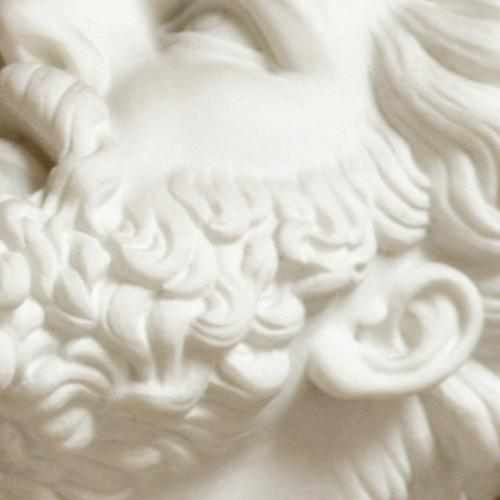
#> input picture Images/1.png, 500 x 500 px, given as the content of the folder ./img2, which was not available
$ python modulation_spectrum.py
#> lines starting #> are read from the running program, lines starting #| are printed output that depends on the picture; after the words box and inside, x2 and y2 are one past the last pixel; in counts of white or black regions, pixels touching at a corner belong together; pictures that were not available may be replaced by others from this repository, and a replacement may not be noted
from PIL import Image
from PIL import ImageDraw
import numpy as np
import os
import math
import params as prm

def max_contrast_sensitivity_ratio() -> float:
    max_ratio = 1.0
    for f in range(0, 255):
        w = (prm.A_K + prm.A_a * (f ** prm.A_c)) * (math.e ** (-1 * prm.A_b * f)) / prm.A_K
        if max_ratio < w:
            max_ratio = w
    return max_ratio

def modulation_gray(filename):
    img, _, _ = Image.open("./img2/" + filename).convert(prm.color_space).split()
    f_xy = np.asarray(img)
    f_uv = np.fft.fft2(f_xy)
    shifted_f_uv = np.fft.fftshift(f_uv)
    x_pass_filter = Image.new(mode="L", size=(shifted_f_uv.shape[0], shifted_f_uv.shape[1]), color=0)
    draw = ImageDraw.Draw(x_pass_filter)
    center = (shifted_f_uv.shape[0] // 2, shifted_f_uv.shape[1] // 2)
    ellipse_pos = (center[0] - prm.outside_r, center[1] - prm.outside_r, center[0] + prm.outside_r, center[1] + prm.outside_r)
    draw.ellipse(ellipse_pos, fill=255)
    ellipse_pos = (center[0] - prm.inside_r, center[1] - prm.inside_r, center[0] + prm.inside_r, center[1] + prm.inside_r)
    draw.ellipse(ellipse_pos, fill=0)
    filter_array = np.asarray(x_pass_filter)

    # output
    out_dir = "./results/"
    if not os.path.exists(out_dir):
        os.makedirs(out_dir)

    # Method 1
    gray_signal = []
    shifted_f_uv_ms = shifted_f_uv.copy()
    for f in prm.scalefactor:
        for j in range(filter_array.shape[0]):
            for i in range(filter_array.shape[1]): #This filter has binary values: 0 or 255
                if (filter_array[j][i] == 255):
                    shifted_f_uv_ms[j][i] = shifted_f_uv[j][i] * f
                else:
                    shifted_f_uv_ms[j][i] = shifted_f_uv[j][i]
        unshifted_f_uv = np.fft.fftshift(shifted_f_uv_ms) #Changes are done in the Fourier-domain, and now we are inverting to save the image
        i_f_xy = np.fft.ifft2(unshifted_f_uv).real
        gray_signal.append((Image.fromarray(i_f_xy).convert("L"), "{:.2f}".format(f), 1))

    # [30 lines of commented-out code are left out]

    return gray_signal

def modulation_color_using_gray(filename, gray) -> None:
    _, cb, cr = Image.open("./img2/" + filename).convert(prm.color_space).split()

    out_dir = "./results/"
    image_base_name = os.path.splitext(filename)[0]

    for (signal, string, method) in gray:
        out = Image.merge(prm.color_space, (signal, cb, cr)).convert("RGB") #Signal is modulated Y component
    # [4 lines of commented-out code are left out]
        if method == 1:
            out.save(out_dir + f"{image_base_name}_method1_{string}.png")
        else:
            out.save(out_dir + f"{image_base_name}_method2_{string}.png")

if __name__ == "__main__":
    files = os.listdir("./img2")
    #files = ["1.png","2.png","4.png","5.png","6.png","7.png","8.png","9.png","11.png","12.png","13.png","14.png","15.png","16.png","17.png","19.png","21.png","24.png","29.png","30.png","31.png","32.png","34.png","35.png","36.png","38.png","39.png","41.png", "42.png","43.png","44.png","45.png","46.png","48.png","50.png","51.png","52.png","53.png","54.png","58.png","59.png","60.png"]
    files =["1.png","2.png","3.png","4.png","5.png","6.png","7.png","8.png","9.png","10.png","11.png","12.png", "13.png","14.png","15.png","16.png","17.png","18.png","19.png"]
    for file in files:
        print(file)
        gray = modulation_gray(file)
#> in modulation_gray, `img, _, _ = Image.open("./img2/" + filename).convert(prm.color_space)...`:
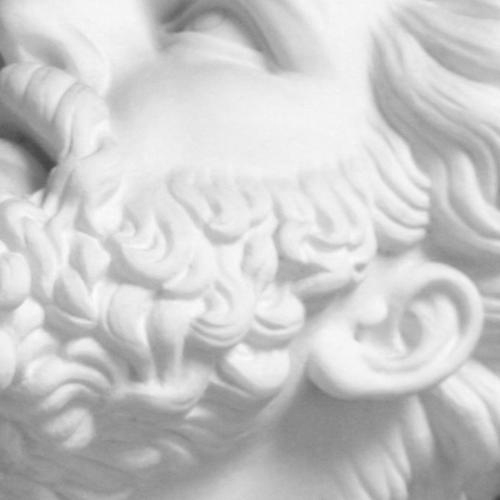
#> img: PIL image 500x500 L; min 67, max 252, mean 201.2
#> in modulation_gray, `x_pass_filter = Image.new(mode="L", size=(shifted_f_uv.shape[0], shift..`: x_pass_filter: PIL image 500x500 L; every value is 0
#> in modulation_gray, `filter_array = np.asarray(x_pass_filter)`:
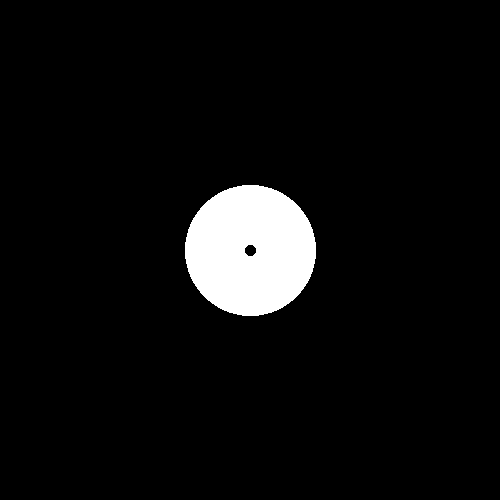
#> filter_array: shape (500, 500); 5.3% white; 1 white region, box (x1, y1, x2, y2) and area: (185, 185, 316, 316) 13372
#> after the loop in modulation_gray, `for f in prm.scalefactor:`:
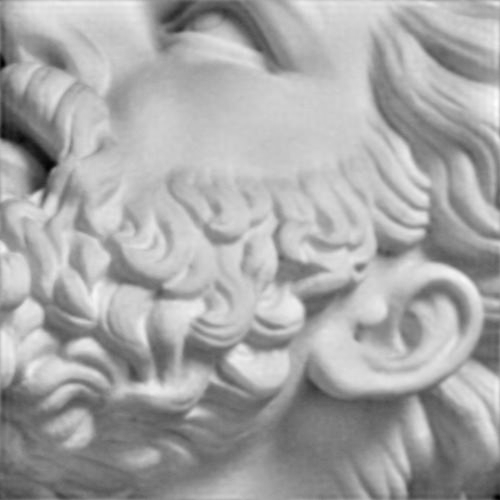
#> i_f_xy: shape (500, 500) float64; min 15.97, max 298.2, mean 201.2; drawn with min black and max white
#> after the loop in modulation_gray, `for f in prm.scalefactor:`: gray_signal = 5 items
#> gray = 5 items
        modulation_color_using_gray(file, gray)
#> in modulation_color_using_gray, `_, cb, cr = Image.open("./img2/" + filename).convert(prm.color_space)...`:
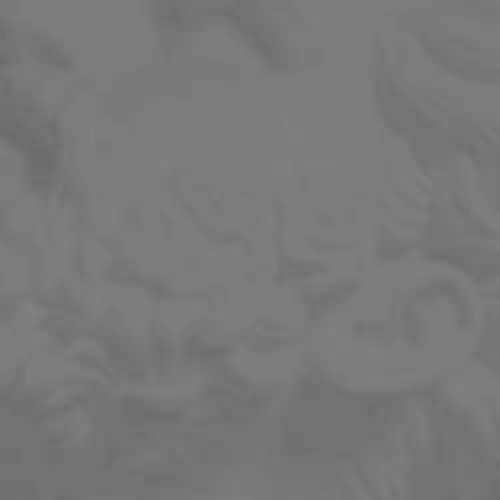
#> cb: PIL image 500x500 L; min 105, max 130, mean 120.9
#> in modulation_color_using_gray, `_, cb, cr = Image.open("./img2/" + filename).convert(prm.color_space)...`:
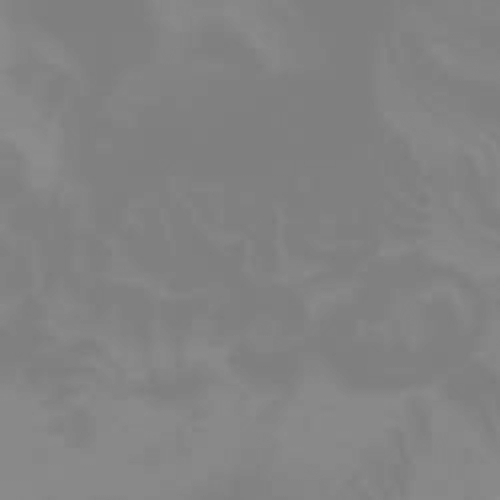
#> cr: PIL image 500x500 L; min 123, max 142, mean 131
#> the loop in modulation_color_using_gray, `for (signal, string, method) in gray:` made 5 passes
#> string on passes 1 to 5: '0.25', '0.62', '1.00', '1.38', '1.75'
#> pass 1, in modulation_color_using_gray, `out = Image.merge(prm.color_space, (signal, cb, cr)).convert("RGB")`:
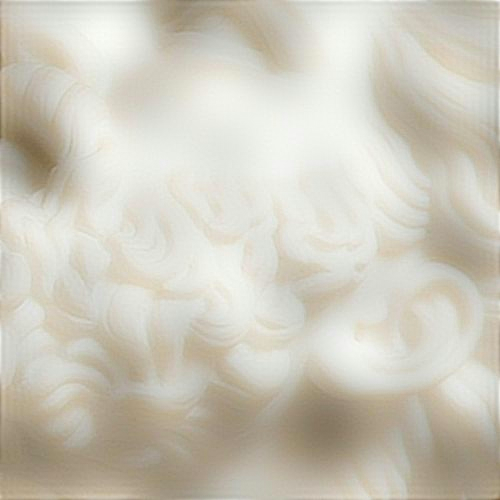
#> out: PIL image 500x500 RGB; mean R, G, B 204.5, 200.5, 187.4
#> after the loop in modulation_color_using_gray, `for (signal, string, method) in gray:`:
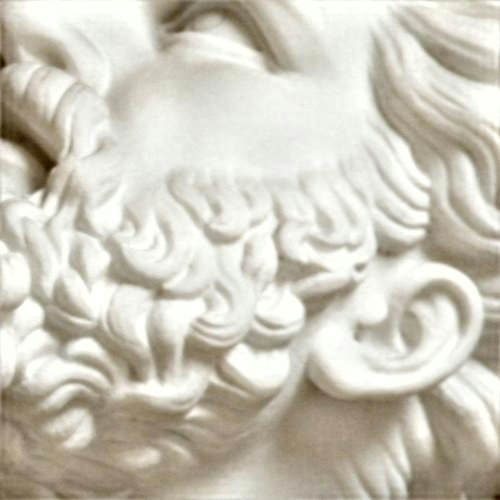
#> out: PIL image 500x500 RGB; mean R, G, B 204.1, 200.1, 187
#> pass 3 of the loop `for file in files:`:
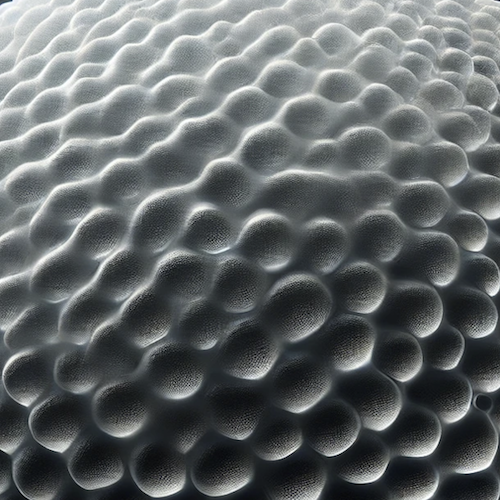
#> input picture Images/10.png, 500 x 500 px, given in place of 3.png, which was not available
#> after the loop in modulation_gray (call 3), `for f in prm.scalefactor:`:
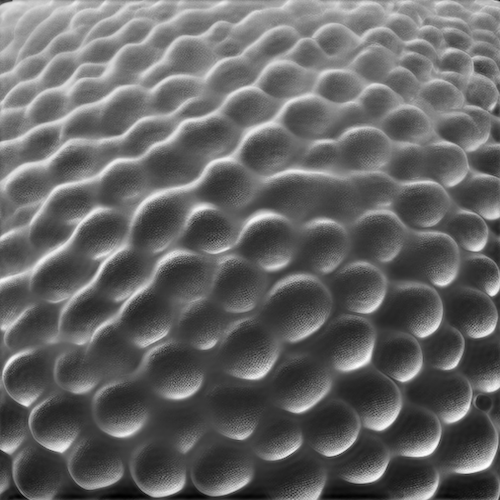
#> i_f_xy: shape (500, 500) float64; min -81.87, max 378.2, mean 101.1; drawn with min black and max white
#> the loop in modulation_color_using_gray (call 3), `for (signal, string, method) in gray:` made 5 passes
#> after the loop in modulation_color_using_gray (call 3), `for (signal, string, method) in gray:`:
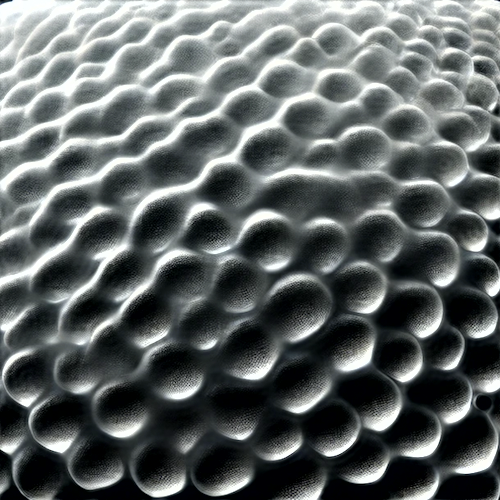
#> out: PIL image 500x500 RGB; mean R, G, B 95.5, 101, 100.9
#> (the run stopped early here; a loop or call above may not have finished)
